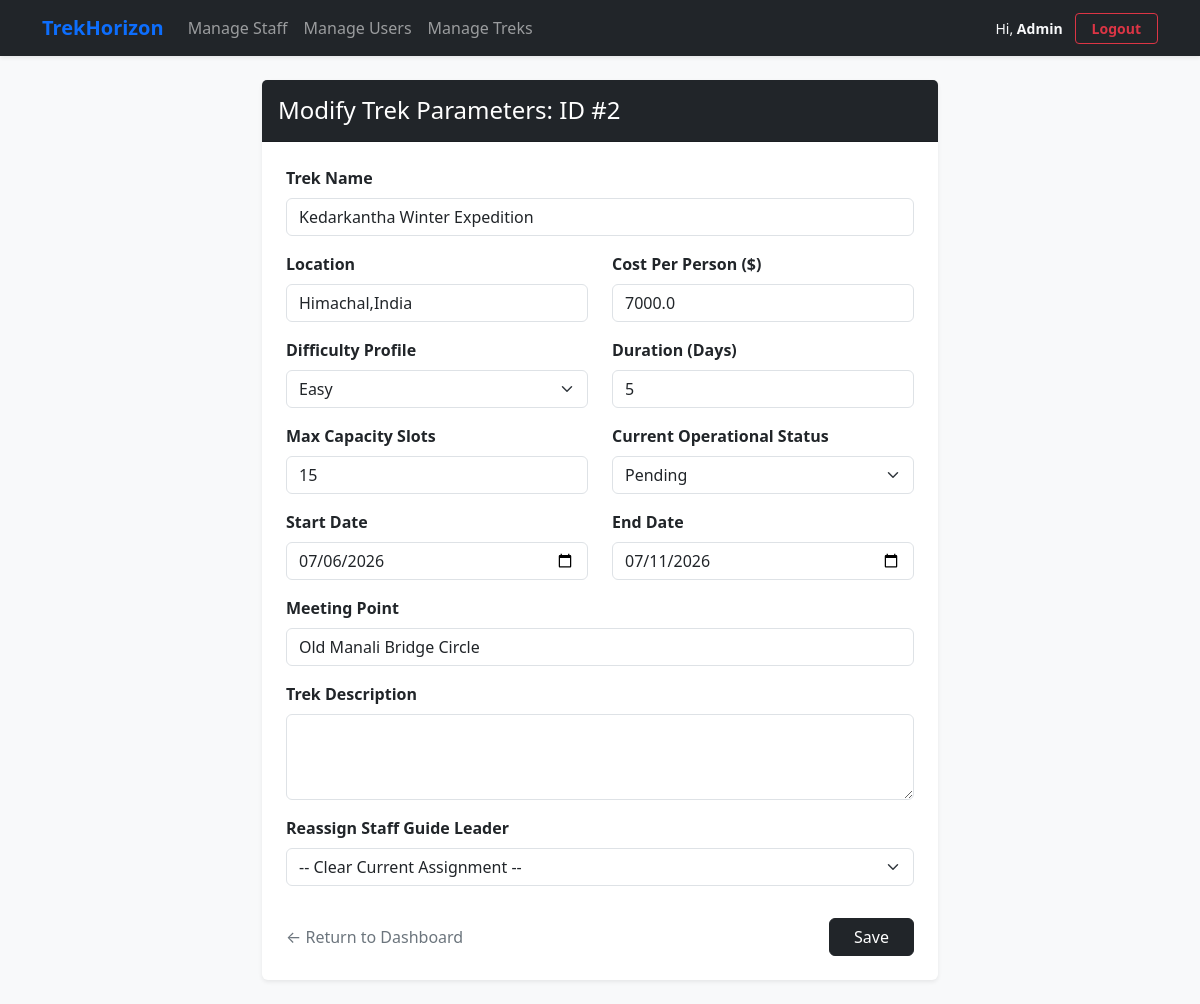
Before: /admin/trek/edit/2 (signed in) with the older database file.
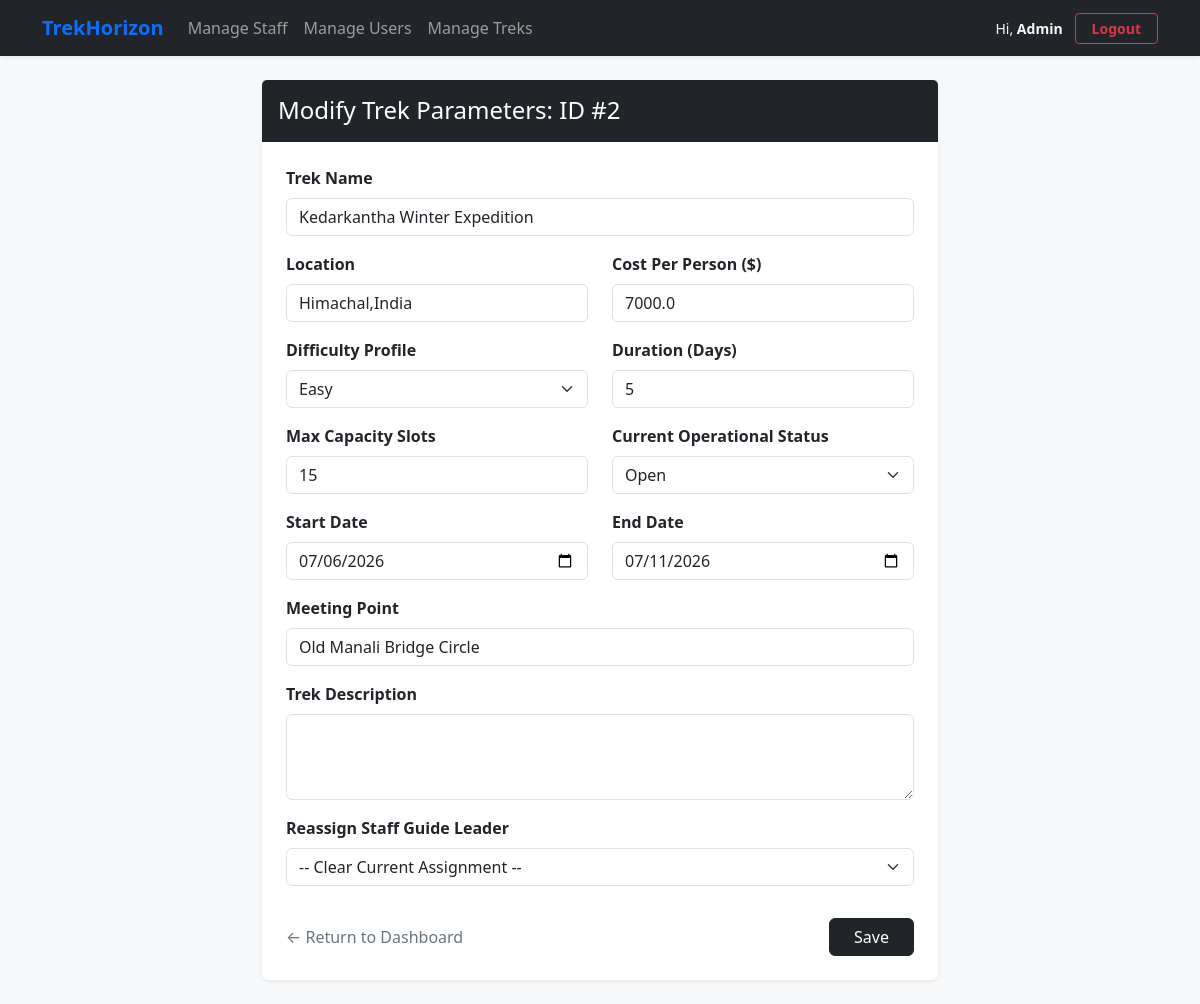
After: the same page with the newer database file.
### models.py (models this page shows)
class Trek(db.Model):
    trek_id = db.Column(db.Integer, primary_key=True, autoincrement=True)
    trek_name = db.Column(db.String(150), nullable=False)
    location = db.Column(db.String(150), nullable=False)
    difficulty = db.Column(db.Enum('Easy', 'Moderate', 'Hard', name='trek_difficulty'), nullable=False)
    duration_days = db.Column(db.Integer, nullable=False)
    available_slots = db.Column(db.Integer, nullable=False)
    max_slots = db.Column(db.Integer, nullable=False)
    start_date = db.Column(db.Date, nullable=False)
    end_date = db.Column(db.Date, nullable=False)
    status = db.Column(db.Enum('Pending', 'Started', 'Open', 'Closed', 'Completed', name='trek_status'), nullable=False)
    assigned_staff_id = db.Column(db.Integer, db.ForeignKey('user.user_id'), nullable=True)
    cost_per_person = db.Column(db.Float, nullable=False, default=0.0)
    meeting_point = db.Column(db.String(255), nullable=True)
    description = db.Column(db.Text, nullable=True)
    bookings = db.relationship('Booking', backref='trek', lazy=True)

### routes/admin.py (the view, shortened to what this page needs)
@app.route('/admin/trek/edit/<int:trek_id>', methods=['GET', 'POST'])
def admin_edit_trek(trek_id):
    if 'user_id' not in session or session['user_role'] != 'Admin':
        return "Access Forbidden", 403
    trek = Trek.query.get_or_404(trek_id)
    staff_members = User.query.filter_by(role='Staff', status='Approved').all()
    return render_template('adminedittrek.html', trek=trek, staff=staff_members)

### templates/adminedittrek.html (shortened to what the changed rows need)
{% extends 'base.html' %}
{% block content %}
<div class="container" style="max-width: 700px;">
    <div class="card shadow-sm border-0">
        <div class="card-header bg-dark text-white py-3">
            <h4 class="mb-0">Modify Trek Parameters: ID #{{ trek.trek_id }}</h4>
        </div>
        <div class="card-body p-4">
            <form action="/admin/trek/edit/{{ trek.trek_id }}" method="POST">
                <div class="mb-3">
                    <label class="form-label fw-bold">Trek Name</label>
                    <input type="text" name="trek_name" class="form-control" value="{{ trek.trek_name }}" required>
                </div>
                <div class="row">
                    <div class="mb-3 col-md-6">
                        <label class="form-label fw-bold">Location</label>
                        <input type="text" name="location" class="form-control" value="{{ trek.location }}" required>
                    </div>
                    <div class="mb-3 col-md-6">
                        <label class="form-label fw-bold">Cost Per Person ($)</label>
                        <input type="number" step="0.01" name="cost_per_person" class="form-control" value="{{ trek.cost_per_person }}" required>
                    </div>
                </div>
                <div class="row">
                    <div class="col-md-6 mb-3">
                        <label class="form-label fw-bold">Difficulty Profile</label>
                        <select name="difficulty" class="form-select" required>
                            <option value="Easy" {% if trek.difficulty == 'Easy' %}selected{% endif %}>Easy</option>
                        </select>
                    </div>
                    <div class="col-md-6 mb-3">
                        <label class="form-label fw-bold">Duration (Days)</label>
                        <input type="number" name="duration_days" class="form-control" min="1" value="{{ trek.duration_days }}" required>
                    </div>
                </div>
                <div class="row">
                    <div class="col-md-6 mb-3">
                        <label class="form-label fw-bold">Max Capacity Slots</label>
                        <input type="number" name="max_slots" class="form-control" min="1" value="{{ trek.max_slots }}" required>
                    </div>
                    <div class="col-md-6 mb-3">
                        <label class="form-label fw-bold">Current Operational Status</label>
                        <select name="status" class="form-select">
                            <option value="Pending" {% if trek.status == 'Pending' %}selected{% endif %}>Pending</option>
                            <option value="Open" {% if trek.status == 'Open' %}selected{% endif %}>Open</option>
                        </select>
                    </div>
                </div>
                <div class="row">
                    <div class="col-md-6 mb-3">
                        <label class="form-label fw-bold">Start Date</label>
                        <input type="date" name="start_date" class="form-control" value="{{ trek.start_date.strftime('%Y-%m-%d') }}" required>
                    </div>
                    <div class="col-md-6 mb-3">
                        <label class="form-label fw-bold">End Date</label>
                        <input type="date" name="end_date" class="form-control" value="{{ trek.end_date.strftime('%Y-%m-%d') }}" required>
                    </div>
                </div>
                <div class="mb-3">
                    <label class="form-label fw-bold">Meeting Point</label>
                    <input type="text" name="meeting_point" class="form-control" value="{{ trek.meeting_point }}" required>
                </div>
            </form>
        </div>
    </div>
</div>
{% endblock %}

Changed rows visible on the page:
changed Trek "Kedarkantha Winter Expedition": status "Pending" → "Open"
